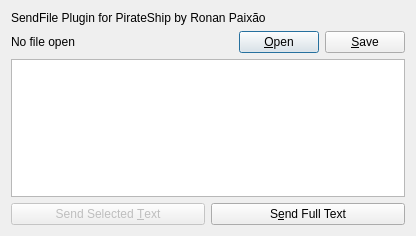
<?xml version="1.0" encoding="UTF-8"?>
<ui version="4.0">
 <class>ControlDialog</class>
 <widget class="QDialog" name="ControlDialog">
  <property name="geometry">
   <rect>
    <x>0</x>
    <y>0</y>
    <width>416</width>
    <height>236</height>
   </rect>
  </property>
  <property name="windowTitle">
   <string>Dialog</string>
  </property>
  <layout class="QVBoxLayout" name="verticalLayout">
   <item>
    <widget class="QLabel" name="label">
     <property name="text">
      <string>SendFile Plugin for PirateShip by Ronan Paixão</string>
     </property>
    </widget>
   </item>
   <item>
    <layout class="QHBoxLayout" name="horizontalLayout">
     <item>
      <widget class="QLabel" name="lblFile">
       <property name="text">
        <string>No file open</string>
       </property>
       <property name="hasFile" stdset="0">
        <bool>false</bool>
       </property>
      </widget>
     </item>
     <item>
      <widget class="QPushButton" name="btnOpen">
       <property name="sizePolicy">
        <sizepolicy hsizetype="Maximum" vsizetype="Fixed">
         <horstretch>0</horstretch>
         <verstretch>0</verstretch>
        </sizepolicy>
       </property>
       <property name="text">
        <string>&amp;Open</string>
       </property>
      </widget>
     </item>
     <item>
      <widget class="QPushButton" name="btnSave">
       <property name="sizePolicy">
        <sizepolicy hsizetype="Maximum" vsizetype="Fixed">
         <horstretch>0</horstretch>
         <verstretch>0</verstretch>
        </sizepolicy>
       </property>
       <property name="text">
        <string>&amp;Save</string>
       </property>
      </widget>
     </item>
    </layout>
   </item>
   <item>
    <widget class="QPlainTextEdit" name="txtFile"/>
   </item>
   <item>
    <layout class="QHBoxLayout" name="horizontalLayout_2">
     <item>
      <widget class="QPushButton" name="btnSendSelected">
       <property name="enabled">
        <bool>false</bool>
       </property>
       <property name="text">
        <string>Send Selected &amp;Text</string>
       </property>
      </widget>
     </item>
     <item>
      <widget class="QPushButton" name="btnSend">
       <property name="text">
        <string>S&amp;end Full Text</string>
       </property>
      </widget>
     </item>
    </layout>
   </item>
  </layout>
 </widget>
 <resources/>
 <connections/>
</ui>
